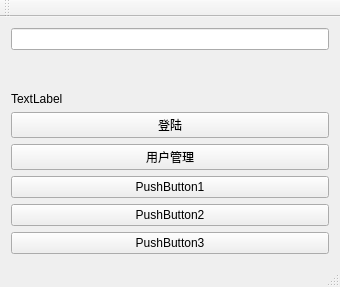
<?xml version="1.0" encoding="UTF-8"?>
<ui version="4.0">
 <class>customGUIDemoClass</class>
 <widget class="QMainWindow" name="customGUIDemoClass">
  <property name="geometry">
   <rect>
    <x>0</x>
    <y>0</y>
    <width>340</width>
    <height>287</height>
   </rect>
  </property>
  <property name="windowTitle">
   <string>customGUIDemo</string>
  </property>
  <widget class="QWidget" name="centralWidget">
   <layout class="QGridLayout" name="gridLayout">
    <item row="3" column="0">
     <widget class="QWidget" name="widget" native="true"/>
    </item>
    <item row="7" column="0">
     <widget class="QWidget" name="widget_2" native="true"/>
    </item>
    <item row="1" column="0">
     <widget class="QLineEdit" name="lineEdit"/>
    </item>
    <item row="9" column="0">
     <widget class="QPushButton" name="m_pbLogin_Out">
      <property name="text">
       <string>登陆</string>
      </property>
     </widget>
    </item>
    <item row="8" column="0">
     <widget class="QLabel" name="label">
      <property name="text">
       <string>TextLabel</string>
      </property>
     </widget>
    </item>
    <item row="11" column="0">
     <widget class="QPushButton" name="pushButton">
      <property name="text">
       <string>PushButton1</string>
      </property>
     </widget>
    </item>
    <item row="12" column="0">
     <widget class="QPushButton" name="pushButton_2">
      <property name="text">
       <string>PushButton2</string>
      </property>
     </widget>
    </item>
    <item row="13" column="0">
     <widget class="QPushButton" name="pushButton_3">
      <property name="text">
       <string>PushButton3</string>
      </property>
     </widget>
    </item>
    <item row="10" column="0">
     <widget class="QPushButton" name="m_pbUserMgr">
      <property name="text">
       <string>用户管理</string>
      </property>
     </widget>
    </item>
   </layout>
  </widget>
  <widget class="QMenuBar" name="menuBar">
   <property name="geometry">
    <rect>
     <x>0</x>
     <y>0</y>
     <width>340</width>
     <height>23</height>
    </rect>
   </property>
  </widget>
  <widget class="QToolBar" name="mainToolBar">
   <attribute name="toolBarArea">
    <enum>TopToolBarArea</enum>
   </attribute>
   <attribute name="toolBarBreak">
    <bool>false</bool>
   </attribute>
  </widget>
  <widget class="QStatusBar" name="statusBar"/>
 </widget>
 <layoutdefault spacing="6" margin="11"/>
 <resources>
  <include location="customGUIDemo.qrc"/>
 </resources>
 <connections/>
</ui>
